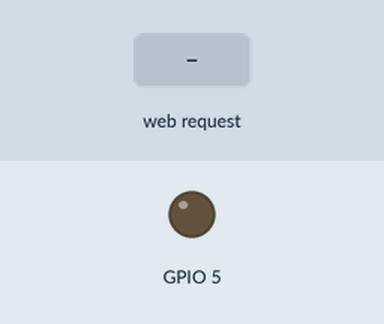
Bench run of a sketch on a simulated ESP32. Shown: output pins drawn as LEDs (lit = HIGH). The inputs (shaded band) are chosen by the test bench. WiFi joins after 1.5 s; servers stay silent unless stated; what the sketch prints to the serial monitor is not drawn.

Above: at 2.7 s.
2.8 s: HTTP request GET /H received
At 3.8 s:
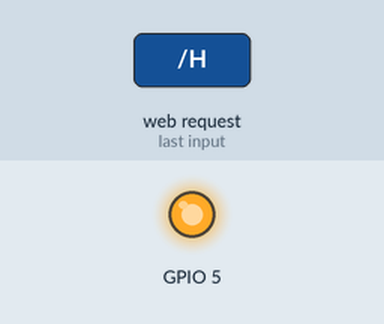
4.3 s: HTTP request GET /L received
At 4.9 s:
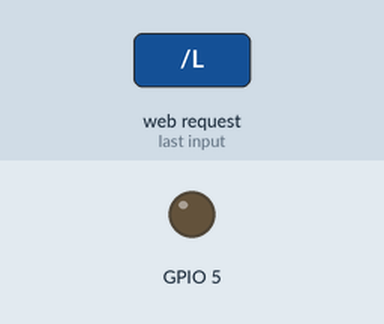
Timing chart, 0 to 7.3 s (numbered marks = the images above; inputs shaded):
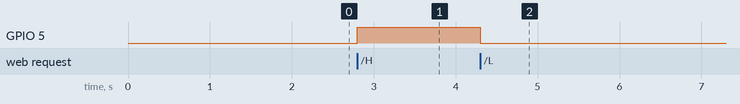

The sketch:

WiFiServer.ino
```cpp
#include <WiFi.h>

const char *ssid = "Robocon";
const char *password = "rmcs2003ta08";

NetworkServer server(80);

void setup() {
  Serial.begin(115200);
  pinMode(5, OUTPUT);

  delay(10);


  Serial.println();
  Serial.println();
  Serial.print("Connecting to ");
  Serial.println(ssid);

  WiFi.begin(ssid, password);

  while (WiFi.status() != WL_CONNECTED) {
    delay(500);
    Serial.print(".");
  }

  Serial.println("");
  Serial.println("WiFi connected.");
  Serial.println("IP address: ");
  Serial.println(WiFi.localIP());

  server.begin();
}

void loop() {
  NetworkClient client = server.accept();

  if (client) {
    Serial.println("New Client.");
    String currentLine = "";
    while (client.connected()) {
      if (client.available()) {
        char c = client.read();
        Serial.write(c);
        if (c == '\n') {

          if (currentLine.length() == 0) {
            client.println("HTTP/1.1 200 OK");
            client.println("Content-type:text/html");
            client.println();

            client.print("Click <a href=\"/H\">here</a> to turn the LED on pin 5 on.<br>");
            client.print("Click <a href=\"/L\">here</a> to turn the LED on pin 5 off.<br>");

            client.println();
            break;
          } else {
            currentLine = "";
          }
        } else if (c != '\r') {
          currentLine += c;
        }

        if (currentLine.endsWith("GET /H")) {
          digitalWrite(5, HIGH);
        }
        if (currentLine.endsWith("GET /L")) {
          digitalWrite(5, LOW);
        }
      }
    }
    client.stop();
    Serial.println("Client Disconnected.");
  }
}
```

Measured:
- after the input at 2.8 s, GPIO 5: LOW → HIGH at once
- after the input at 4.3 s, GPIO 5: HIGH → LOW at once
